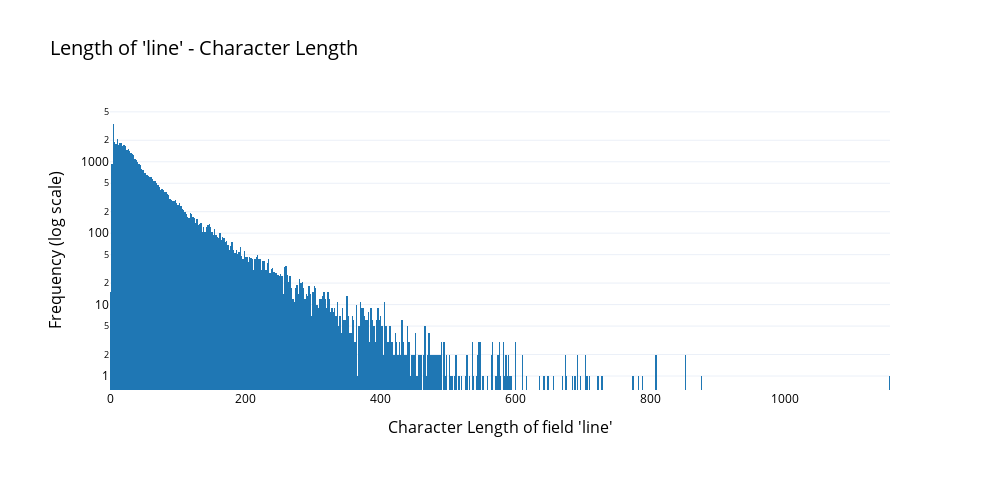

Source (notebook cell):
### Markdown cell above
### 1.2.1 - Segment by Character

### Code cell
# smallest grain - character length
line_length_series = script_df['line'].apply(len)

# plot setup
title = "Length of 'line' - Character Length"
hlabel = "Character Length of field 'line'"
vlabel = "Frequency (log scale)"

template = 'plotly_white'
colormap = px.colors.qualitative.D3

width = 1000; height = 500; margin = 110

fig = px.histogram(line_length_series,
                   #nbins=100,
                   log_y=True,
                   color_discrete_sequence=colormap
                   )

fig.update_layout(
    template=template,
    title=dict(text=title, font=dict(size=20)),
    xaxis_title=dict(text=hlabel, font=dict(size=16)),
    yaxis_title=dict(text=vlabel, font=dict(size=16)),
    #legend_title=dict(text=legend_label, font=dict(size=16)),
    showlegend=False,
    margin=dict(l=margin, r=margin, t=margin, b=margin),
    width=width, 
    height=height,
    font=dict(family='Open Sans, Arial', color='black')
)

fig.show()

### Figure 1 — Plotly figure (JSON) as saved in the notebook; plotly's stock layout.template omitted (floating-point values rounded to 4 significant figures; data arrays with more than 128 entries replaced by an {"elided": "..."} marker saying what was removed)
{"data": [{"alignmentgroup": "True", "bingroup": "x", "hovertemplate": "variable=line<br>value=%{x}<br>count=%{y}<extra></extra>", "legendgroup": "line", "marker": {"color": "#1F77B4", "pattern": {"shape": ""}}, "name": "line", "offsetgroup": "line", "orientation": "v", "showlegend": true, "type": "histogram", "x": {"elided": "54626 int values"}, "xaxis": "x", "yaxis": "y"}], "layout": {"barmode": "relative", "font": {"color": "black", "family": "Open Sans, Arial"}, "height": 500, "legend": {"title": {"text": "variable"}, "tracegroupgap": 0}, "margin": {"b": 110, "l": 110, "r": 110, "t": 110}, "showlegend": false, "title": {"font": {"size": 20}, "text": "Length of 'line' - Character Length"}, "width": 1000, "xaxis": {"anchor": "y", "domain": [0, 1], "title": {"font": {"size": 16}, "text": "Character Length of field 'line'"}}, "yaxis": {"anchor": "x", "domain": [0, 1], "title": {"font": {"size": 16}, "text": "Frequency (log scale)"}, "type": "log"}}}
